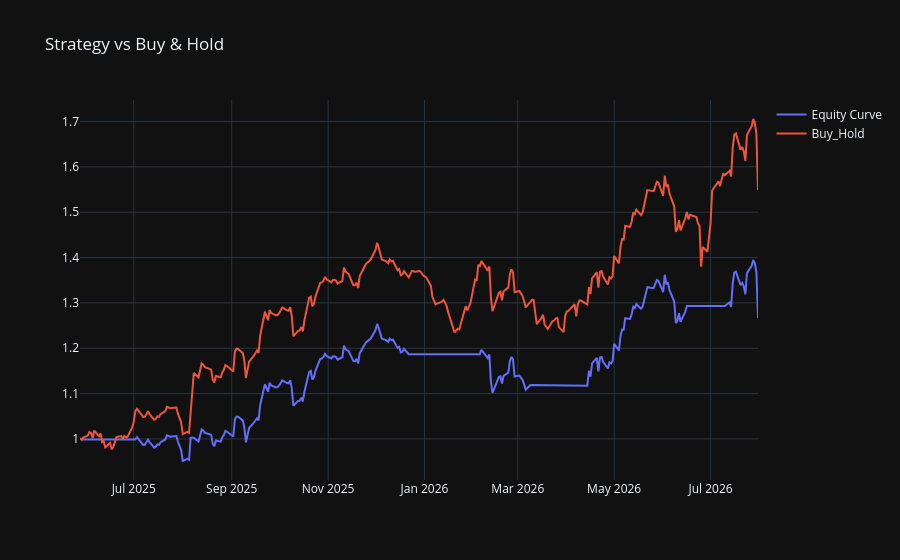

Here is the notebook cell this chart was saved with:
### Code cell
fig = go.Figure()

fig.add_trace(go.Scatter(x = sma_quick.index,y=sma_quick['Equity_Curve'],mode='lines',name='Equity Curve'))
fig.add_trace(go.Scatter(x = sma_quick.index,y=sma_quick['Buy_Hold'],mode='lines',name='Buy_Hold'))

fig.update_layout(title='Strategy vs Buy & Hold',
                  template='plotly_dark')

fig.show()

### Figure 1 — Plotly figure (JSON) as saved in the notebook; plotly's stock layout.template omitted (floating-point values rounded to 4 significant figures; data arrays with more than 128 entries replaced by an {"elided": "..."} marker saying what was removed)
{"data": [{"mode": "lines", "name": "Equity Curve", "type": "scatter", "x": {"elided": "296 str values"}, "y": {"elided": "296 float values"}}, {"mode": "lines", "name": "Buy_Hold", "type": "scatter", "x": {"elided": "296 str values"}, "y": {"elided": "296 float values"}}], "layout": {"title": {"text": "Strategy vs Buy & Hold"}}}
